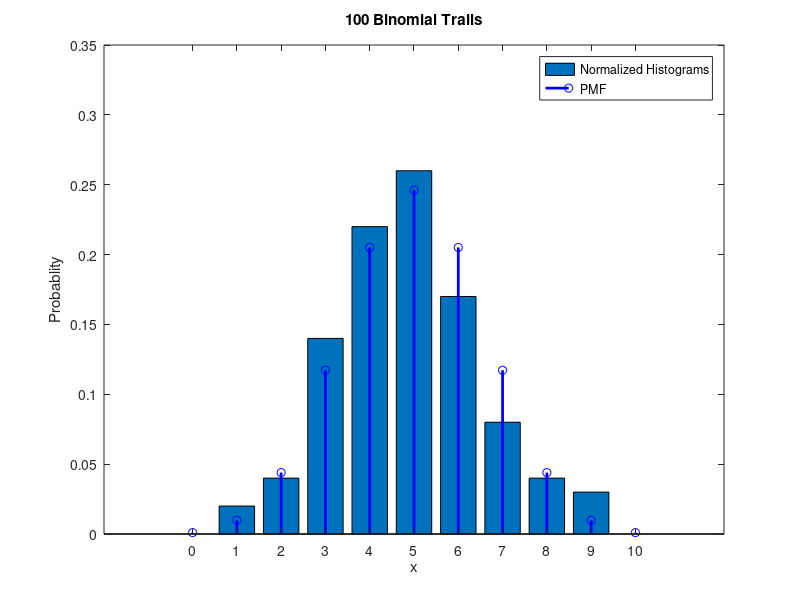
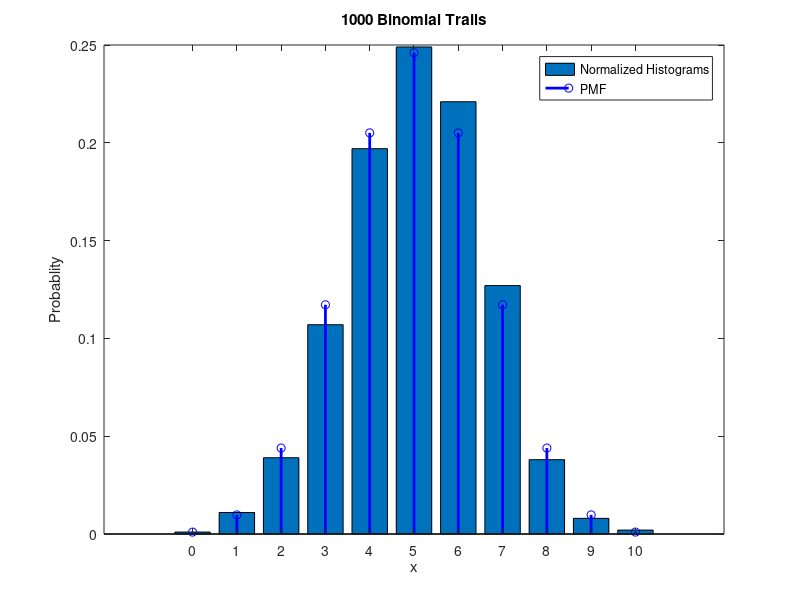
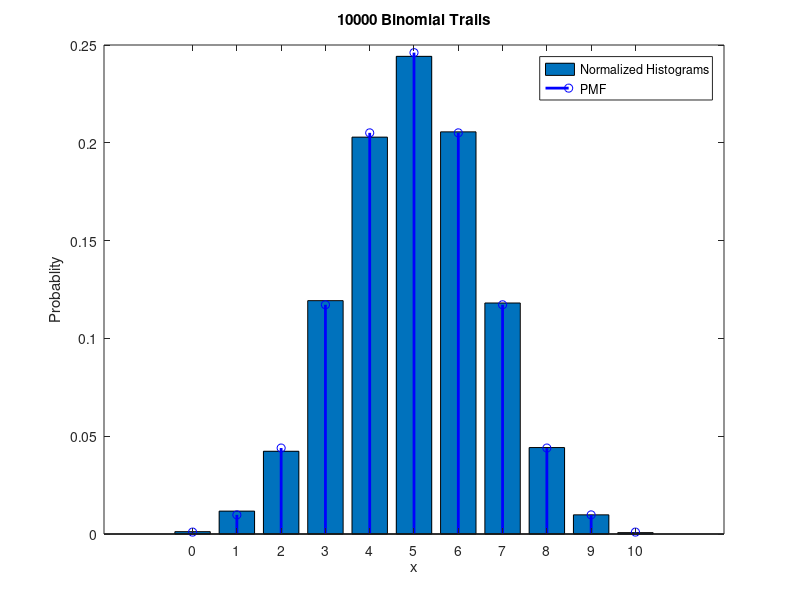

These charts were generated, in order, by the following MATLAB code:
clear all
close all
clc

n=10;
p=0.5;

for numtrails=[100 1000 10000] % experiments will be carried out with 100, 1000 and 10,000 trails
  
    X= binornd(n,p,[numtrails,1]);
    counts=zeros(1,n+1);
    for i=0:n
        counts(i+1)=length(find(X==i)); % no. of occurence of value i in X
    end
    normalizedcounts=counts/numtrails; % normalize the counts of value i in X
  
% Probablity Mass Function
    pmfvalues=zeros(1,n+1);
    for i=0:n
        pmfvalues(i+1)=nchoosek(n,i)*p^(i)*(1-p)^(n-i); % pmf for ith value=nCk*p^k*(1-p)^(n-k)
    end
  
% Plot
figure;
colormap([0.5 0.7 0.9]); % Lighten default colour plot
hold off
bar(0:n,normalizedcounts) % bars plot for normalized counts
hold on
stem(0:n,pmfvalues,'b','linewidth',2); % plot pmf values in form of stem plot
xlabel('x'); % x-label
ylabel('Probablity') % y-label
legend('Normalized Histograms','PMF'); % legend of plot
  
title(sprintf('%i Binomial Trails\n',numtrails)); % display the tile of each figure
end

